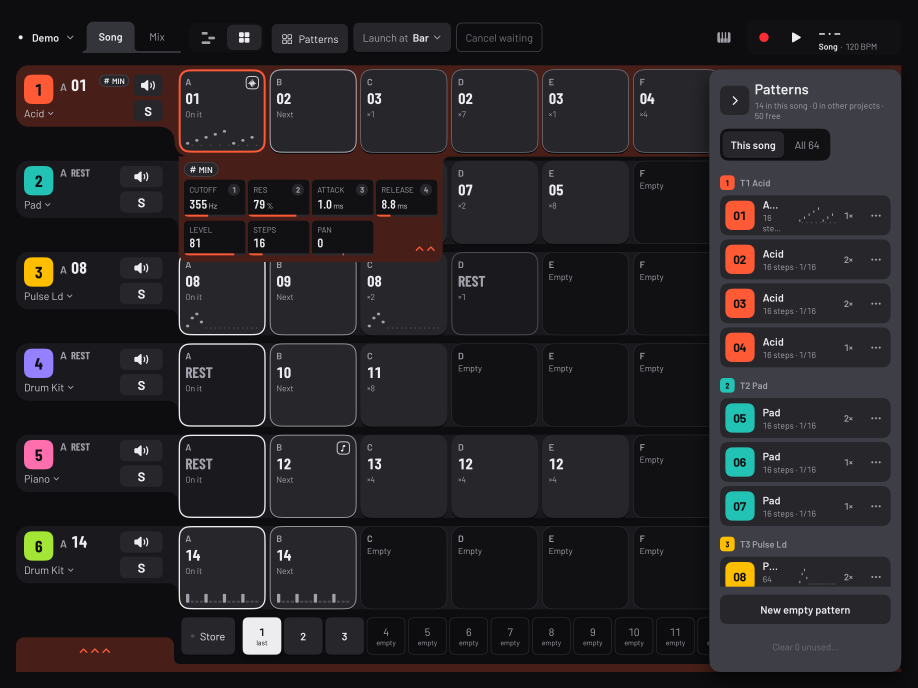
#> input picture qa/pads-drop-2026-11-10/before/pads-full-pool.png, 2752 x 2064 px (shown at 1/3 size); its folder holds only this picture in this run
$ python diff.py
#> lines starting #> are read from the running program, lines starting #| are printed output that depends on the picture
# The before/after check for the Patterns confirms, pad drops and drag feel (2026-11-10): whole frames compared unshifted. Nothing at rest should
# change: every scene identical (the changes are in gestures, drops and menus).
import os, glob
from PIL import Image, ImageChops
here = os.path.dirname(os.path.abspath(__file__))
os.makedirs(os.path.join(here, 'diff'), exist_ok=True)
for f in sorted(glob.glob(os.path.join(here, 'before', '*.png'))):
    n = os.path.basename(f)
    a = Image.open(f).convert('RGB'); b = Image.open(os.path.join(here, 'after', n)).convert('RGB')
    d = ImageChops.difference(a, b).convert('L').point(lambda v: 255 if v > 24 else 0)
#> d: PIL image 2752x2064 L; every value is 0
    box = d.getbbox()
#> box = None
    vis = b.copy(); vis.paste(Image.new('RGB', vis.size, (255, 0, 0)), (0, 0), d)
    vis.resize((vis.width // 2, vis.height // 2)).save(os.path.join(here, 'diff', n))
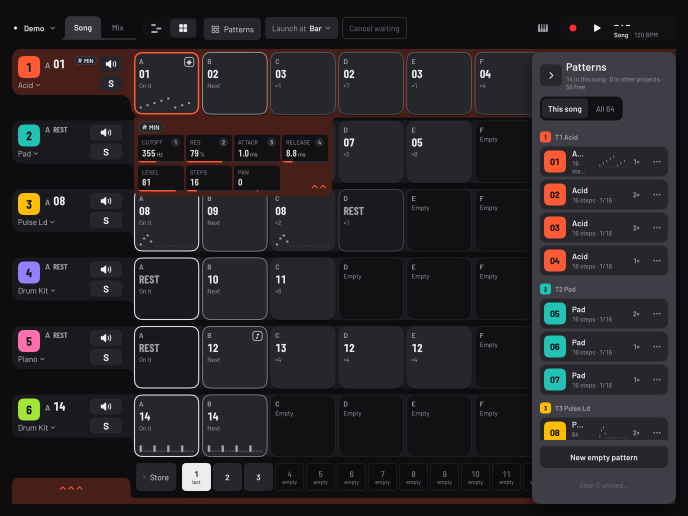
#> saved as pads-full-pool.png: PIL image 1376x1032 RGB (shown at 1/2 size); mean R, G, B 38, 35, 37.5
    print(f'{n:24s}', 'identical' if not box else 'differs in x %d–%d, y %d–%d pt' % tuple(v // 2 for v in (box[0], box[2], box[1], box[3])))
#| pads-full-pool.png       identical

$ run again, on qa/pads-drop-2026-11-10/before/pads-half-t4.png
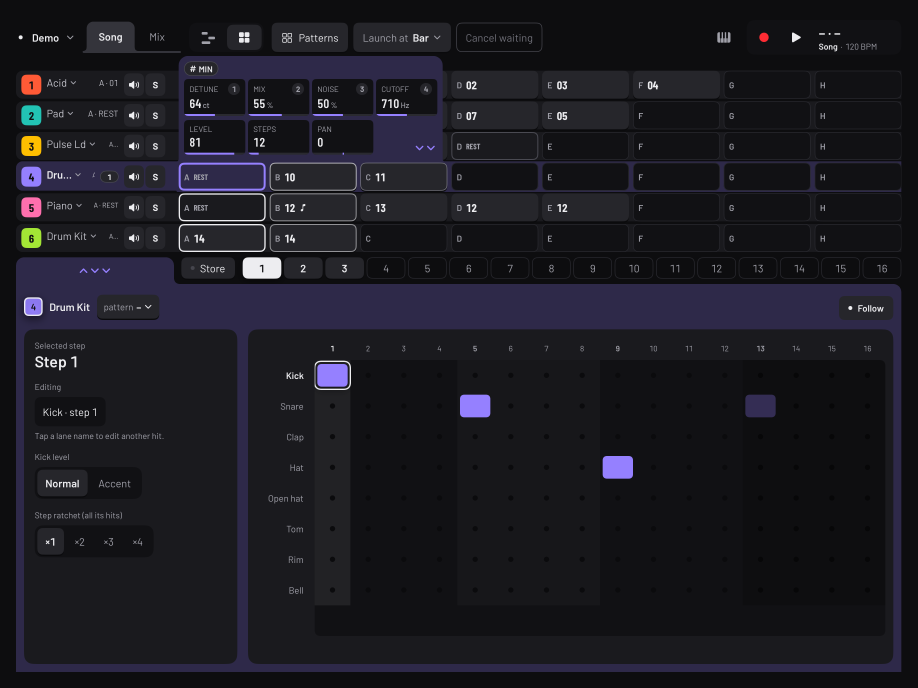
#> input picture qa/pads-drop-2026-11-10/before/pads-half-t4.png, 2752 x 2064 px (shown at 1/3 size)
#> d: PIL image 2752x2064 L; every value is 0
#> box = None
#> `vis.resize((vis.width // 2, vis.height // 2)).save(os.path.join(here, ..`:
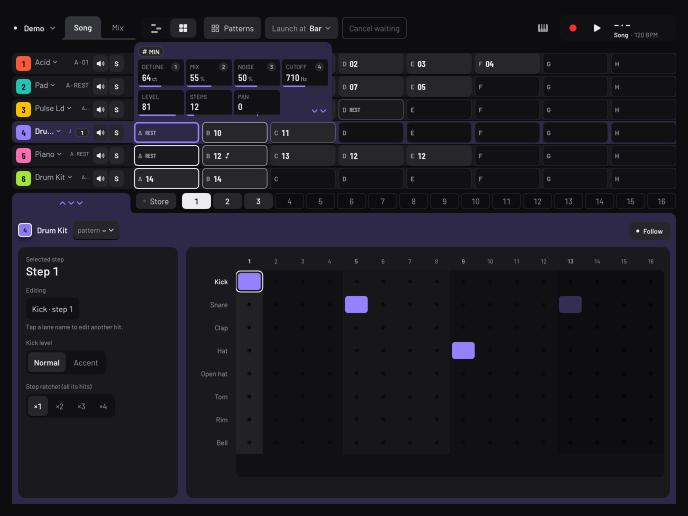
#> saved as pads-half-t4.png: PIL image 1376x1032 RGB (shown at 1/2 size); mean R, G, B 27.7, 26.9, 34.1
#| pads-half-t4.png         identical

$ run again, on qa/pads-drop-2026-11-10/before/pads-max.png
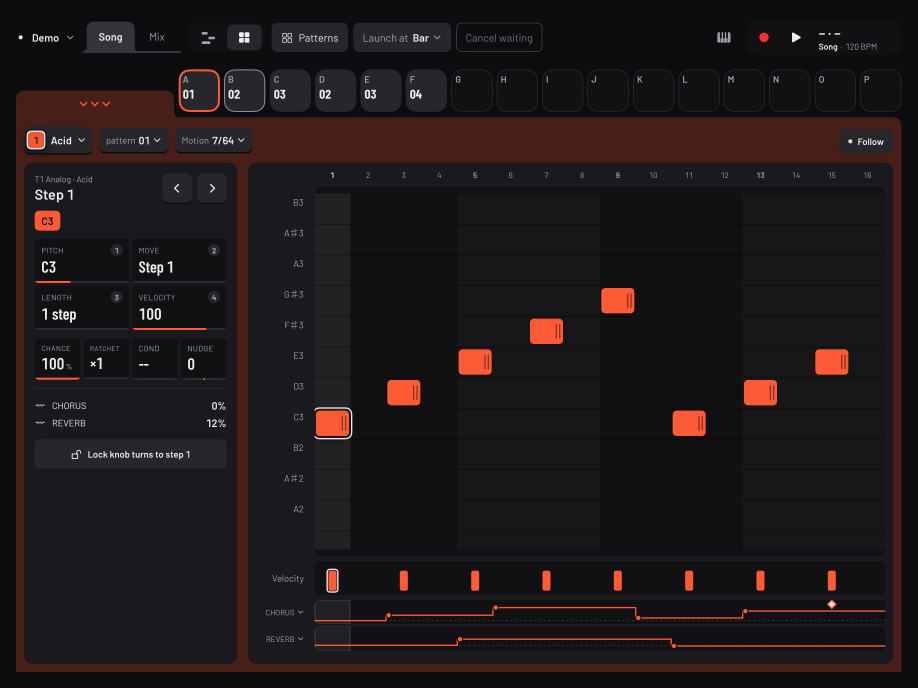
#> input picture qa/pads-drop-2026-11-10/before/pads-max.png, 2752 x 2064 px (shown at 1/3 size)
#> d: PIL image 2752x2064 L; every value is 0
#> box = None
#> `vis.resize((vis.width // 2, vis.height // 2)).save(os.path.join(here, ..`:
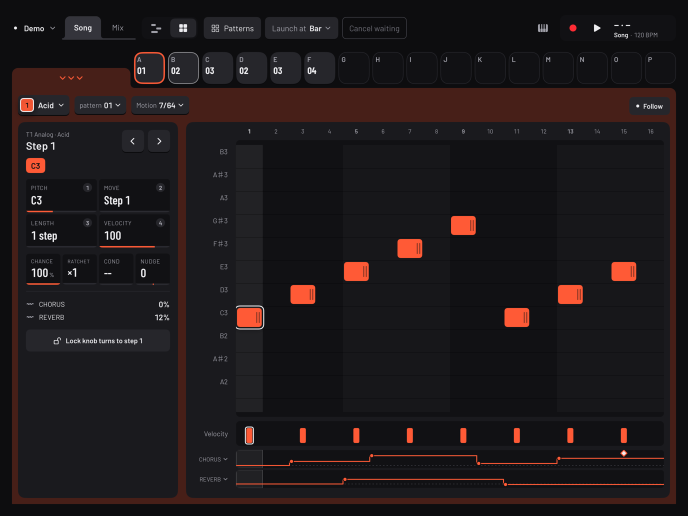
#> saved as pads-max.png: PIL image 1376x1032 RGB (shown at 1/2 size); mean R, G, B 31.1, 24.7, 26.3
#| pads-max.png             identical

$ run again, on qa/pads-drop-2026-11-10/before/tl-half-pool.png
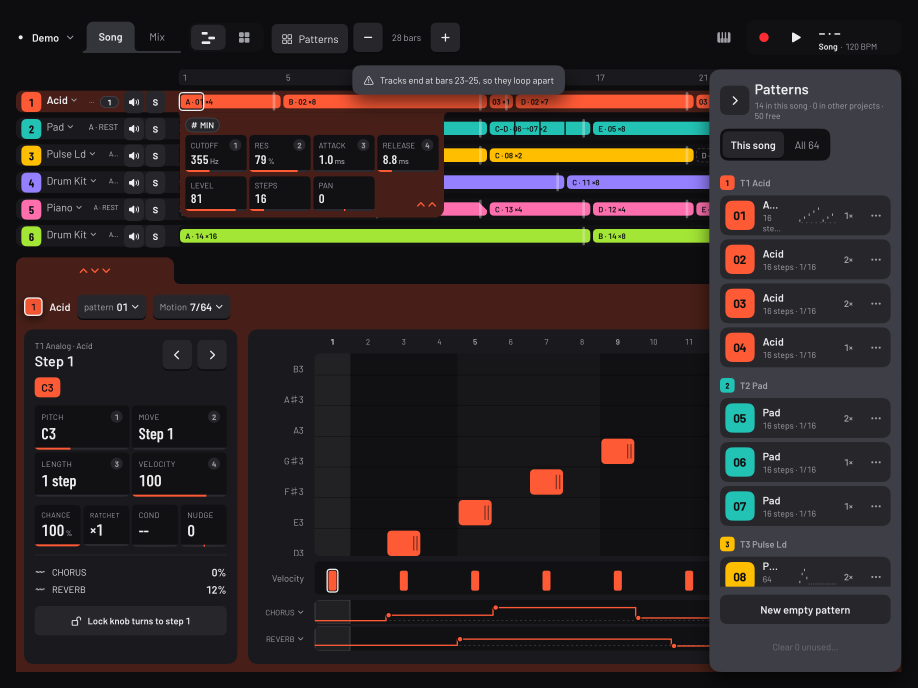
#> input picture qa/pads-drop-2026-11-10/before/tl-half-pool.png, 2752 x 2064 px (shown at 1/3 size)
#> d: PIL image 2752x2064 L; every value is 0
#> box = None
#> `vis.resize((vis.width // 2, vis.height // 2)).save(os.path.join(here, ..`:
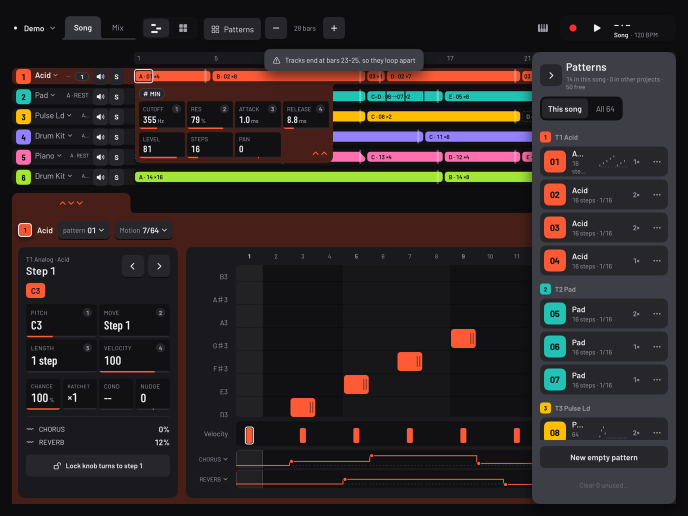
#> saved as tl-half-pool.png: PIL image 1376x1032 RGB (shown at 1/2 size); mean R, G, B 44, 36.9, 36.1
#| tl-half-pool.png         identical

$ run again, on qa/pads-drop-2026-11-10/before/pads-full-shut.png
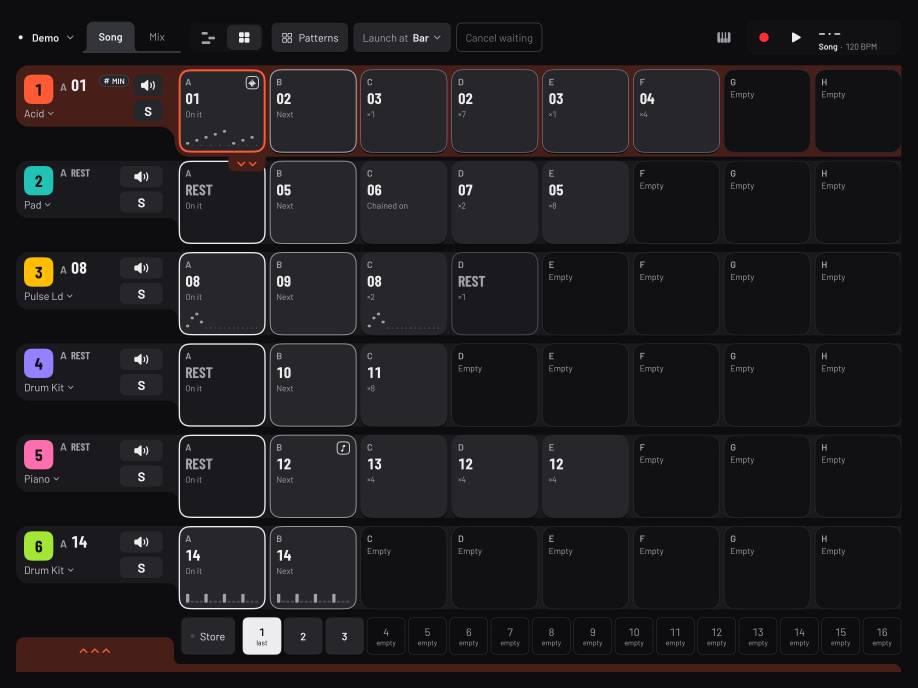
#> input picture qa/pads-drop-2026-11-10/before/pads-full-shut.png, 2752 x 2064 px (shown at 1/3 size)
#> d: PIL image 2752x2064 L; every value is 0
#> box = None
#> `vis.resize((vis.width // 2, vis.height // 2)).save(os.path.join(here, ..`:
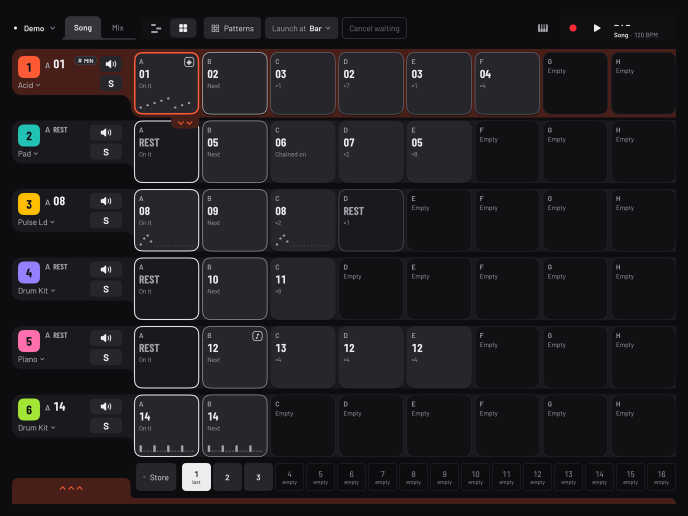
#> saved as pads-full-shut.png: PIL image 1376x1032 RGB (shown at 1/2 size); mean R, G, B 30.6, 28.5, 31.2
#| pads-full-shut.png       identical
